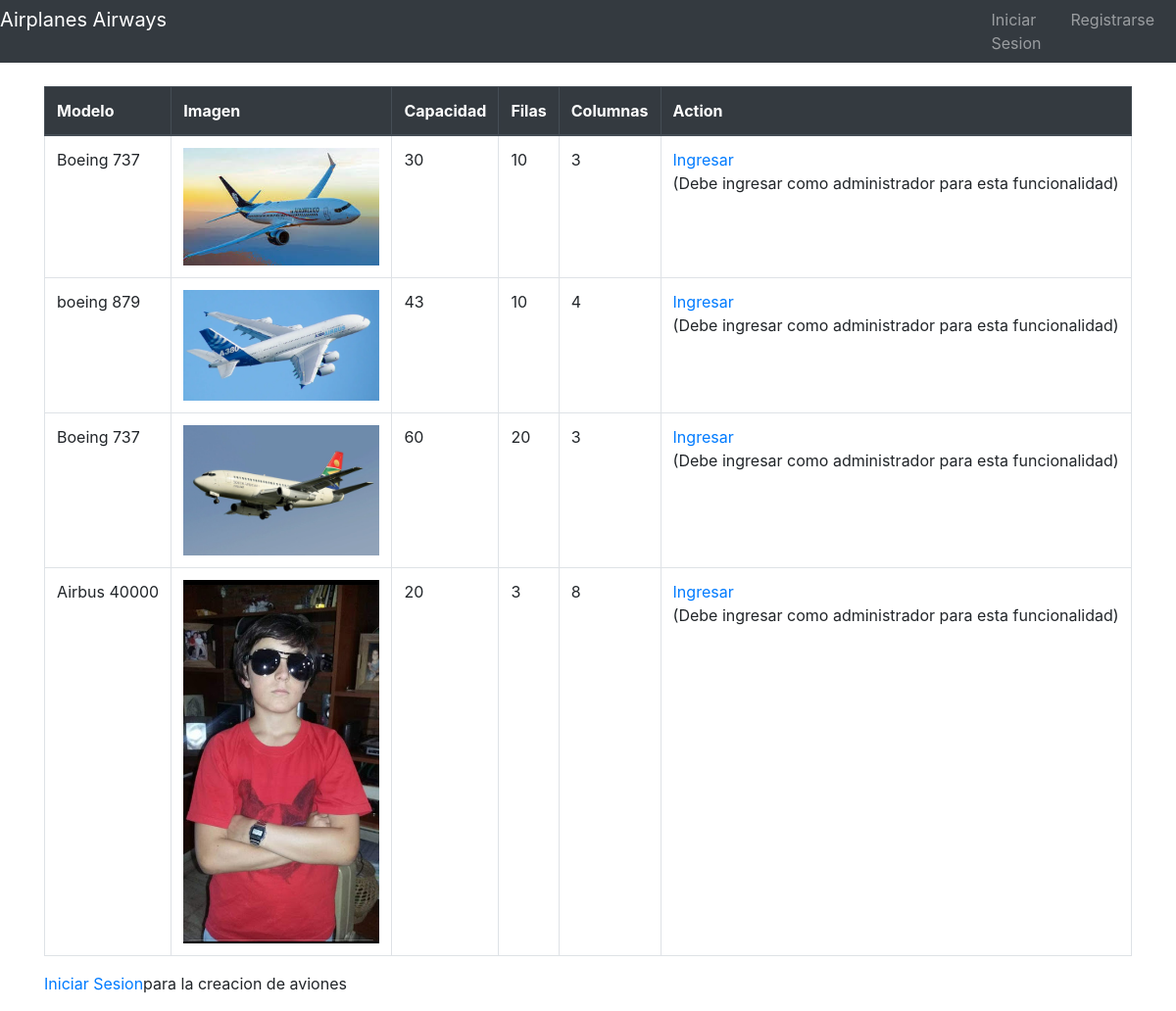
/airplanes/airplane_list/, run on the app's committed database.
### apps/airplanes/models.py (models this page shows, shortened)
class Airplane(models.Model):
    model = models.CharField(max_length=100)
    image = models.ImageField(upload_to='airplanes/', blank=True, null=True)
    capacity = models.IntegerField()
    rows = models.IntegerField()
    columns = models.IntegerField()

### apps/airplanes/views.py (the view)
class AirplaneList(ListView):
    model = Airplane
    template_name = 'airplanes/list.html'
    context_object_name = 'airplanes'

### apps/airplanes/templates/airplanes/list.html (shortened to what this page needs)
{% extends 'base.html' %}
{% block content %}
<div class="container mt-4">
    <table class="table table-bordered">
        <thead class="thead-dark">
            <tr>
                <th scope="col">Modelo</th>
                <th scope="col">Imagen</th>
                <th scope="col">Capacidad</th>
                <th scope="col">Filas</th>
                <th scope="col">Columnas</th>
                <th scope="col">Action</th>
            </tr>
        </thead>
        <tbody>
            {% for airplane in airplanes %}
            <tr>
                <td>{{airplane.model}}</td>
                <td>
                    {% if airplane.image %}
                        <img src="{{ airplane.image.url }}" alt="{{ airplane.model }}" width="200">
                    {% else %}
                        <span class="text-muted">Sin imagen</span>
                    {% endif %}
                </td>
                <td>{{airplane.capacity}}</td>
                <td>{{airplane.rows}}</td>
                <td>{{airplane.columns}}</td>
                {% if user.is_superuser %}
                <td>
                    <a href="{% url 'airplane_detail' airplane.id %}" class="fa fa-eye" aria-hidden="true"> Ver </a>
                    <a href="{% url 'airplane_update' airplane.id %}" class="fa fa-eye" aria-hidden="true"> Editar </a>
                    <a href="{% url 'airplane_delete' airplane.id %}" class="fa fa-trash" aria-hidden="true"> Borrar </a>
                </td>
                {% else %}
                <td>
                    <a href="{% url 'login' %}" class="fa fa-eye" aria-hidden="true"> Ingresar </a>
                    <p>(Debe ingresar como administrador para esta funcionalidad)</p>
                </td>
                {% endif %}
            </tr>
            {% endfor %}
        </tbody>
    </table>
    {% if user.is_superuser %}
        <a href="{% url 'airplane_create' %}" class="btn btn-info">Crear Avion</a>
    {% else %}
        <p><a href="{ url 'login' }" class="fa fa-eye">Iniciar Sesion</a>para la creacion de aviones</p>
    {% endif %}
</div>
{% endblock %}

### data on the page
Airplane: model "Boeing 737", image (picture), capacity "30", rows "10", columns "3"
Airplane: model "boeing 879", image (picture), capacity "43", rows "10", columns "4"
Airplane: model "Boeing 737", image (picture), capacity "60", rows "20", columns "3"
Airplane: model "Airbus 40000", image (picture), capacity "20", rows "3", columns "8"
